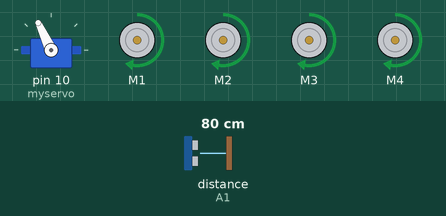
This sketch was run on a simulated Arduino Uno, built with avr-gcc and run on an emulated ATmega328P. Parts: servo, 4 × DC motor (green arrow = forward, orange = backward, longer = faster). Inputs (shaded band) come from the test bench; at power-on: distance to the obstacle (sensor on A1) 80 cm. The echo pulse lasts 58.3 µs per cm.

Above: at 4.0 s.
4.1 s: distance to the obstacle (sensor on A1) set to 29 cm
5.6 s: distance to the obstacle (sensor on A1) set to 22 cm
At 7.1 s:
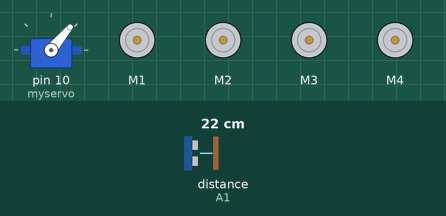
8.6 s: distance to the obstacle (sensor on A1) set to 35 cm
At 9.01 s:
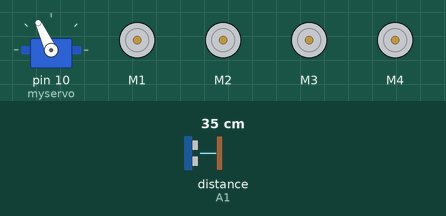
10.8 s: distance to the obstacle (sensor on A1) set to 2 cm
At 13.2 s:
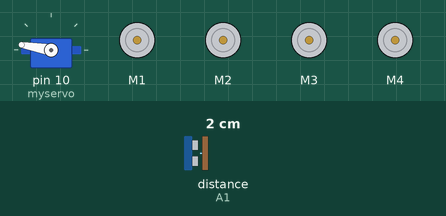
13.8 s: distance to the obstacle (sensor on A1) set to 28 cm
At 14.53 s:
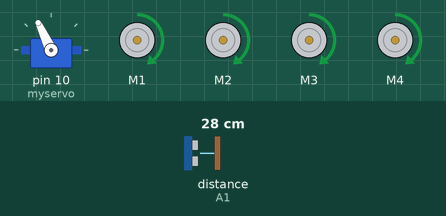
Timing chart, 0 to 16.8 s (numbered marks = the images above; inputs shaded):
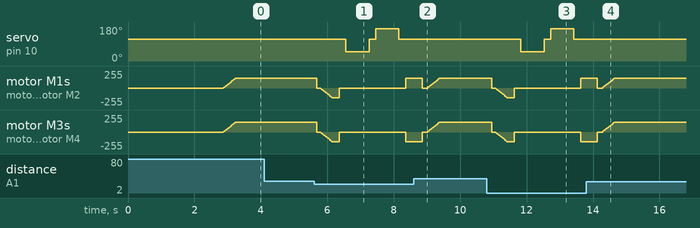

The sketch:

Arduino_Obstacle_Avoiding_Robot_Code.ino
```cpp
//ARDUINO OBSTACLE AVOIDING CAR Video - https://youtu.be/h-B42_HXL00//
// Before uploading the code you have to install the necessary library//
//AFMotor Library https://learn.adafruit.com/adafruit-motor-shield/library-install //
//NewPing Library https://github.com/eliteio/Arduino_New_Ping.git //
//Servo Library https://github.com/arduino-libraries/Servo.git //

#include <AFMotor.h>
#include <NewPing.h>
#include <Servo.h>

#define TRIG_PIN A0
#define ECHO_PIN A1
#define MAX_DISTANCE 100
#define MAX_SPEED 150 // sets speed of DC  motors
#define MAX_SPEED_OFFSET 20


NewPing sonar(TRIG_PIN, ECHO_PIN, MAX_DISTANCE);

AF_DCMotor motor1(1, MOTOR12_64KHZ);
AF_DCMotor motor2(2, MOTOR12_64KHZ);
AF_DCMotor motor3(3, MOTOR34_64KHZ);
AF_DCMotor motor4(4, MOTOR34_64KHZ);
Servo myservo;

boolean goesForward=false;
int distance = 100;
int speedSet = 0;

void setup() {

  myservo.attach(10);
  myservo.write(115);
  delay(2000);
  distance = readPing();
  delay(100);
  distance = readPing();
  delay(100);
  distance = readPing();
  delay(100);
  distance = readPing();
  delay(100);
}

void loop() {
 int distanceR = 0;
 int distanceL = 0;
 delay(40);

 if(distance<=25)
 {
  moveStop();
  delay(100);
  moveBackward();
  delay(200);
  moveStop();
  delay(200);
  distanceR = lookRight();
  delay(200);
  distanceL = lookLeft();
  delay(200);

  if(distanceR>=distanceL)
  {
    turnRight();
    moveStop();
  }

  else

  {
    turnLeft();
    moveStop();
  }
 }

 else
 {
  moveForward();
 }
 distance = readPing();
}

int lookRight()
{
    myservo.write(50);
    delay(500);
    int distance = readPing();
    delay(100);
    myservo.write(115);
    return distance;
}

int lookLeft()
{
    myservo.write(170);
    delay(500);
    int distance = readPing();
    delay(100);
    myservo.write(115);
    return distance;
    delay(100);
}

int readPing() {
  delay(100);
  int cm = sonar.ping_cm();
  if(cm==0)
  {
    cm = 250;
  }
  return cm;
}

void moveStop() {
  motor1.run(RELEASE);
  motor2.run(RELEASE);
  motor3.run(RELEASE);
  motor4.run(RELEASE);
  }

void moveForward() {

 if(!goesForward)
  {
    goesForward=true;
    motor1.run(FORWARD);
    motor2.run(FORWARD);
    motor3.run(FORWARD);
    motor4.run(FORWARD);
   for (speedSet = 0; speedSet < MAX_SPEED; speedSet +=2) // slowly bring the speed up to avoid loading down the batteries too quickly
   {
    motor1.setSpeed(speedSet);
    motor2.setSpeed(speedSet);
    motor3.setSpeed(speedSet);
    motor4.setSpeed(speedSet);
    delay(5);
   }
  }
}

void moveBackward() {
    goesForward=false;
    motor1.run(BACKWARD);
    motor2.run(BACKWARD);
    motor3.run(BACKWARD);
    motor4.run(BACKWARD);
  for (speedSet = 0; speedSet < MAX_SPEED; speedSet +=2) // slowly bring the speed up to avoid loading down the batteries too quickly
  {
    motor1.setSpeed(speedSet);
    motor2.setSpeed(speedSet);
    motor3.setSpeed(speedSet);
    motor4.setSpeed(speedSet);
    delay(5);
  }
}

void turnRight() {
  motor1.run(FORWARD);
  motor2.run(FORWARD);
  motor3.run(BACKWARD);
  motor4.run(BACKWARD);
  delay(500);
  motor1.run(FORWARD);
  motor2.run(FORWARD);
  motor3.run(FORWARD);
  motor4.run(FORWARD);
}

void turnLeft() {
  motor1.run(BACKWARD);
  motor2.run(BACKWARD);
  motor3.run(FORWARD);
  motor4.run(FORWARD);
  delay(500);
  motor1.run(FORWARD);
  motor2.run(FORWARD);
  motor3.run(FORWARD);
  motor4.run(FORWARD);
}
```

Measured:
- the behaviour switches between 26 and 25 cm on distance to the obstacle (sensor on A1) (found by bisection; images 0 and 1)
- after the input at 4.1 s, every drawn part: stays the same
- after the input at 5.6 s, servo on pin 10 (myservo): 115° → 50° after 0.95 s, → 115° 0.70 s later, → 170° 0.20 s later, → 115° 0.70 s later
- after the input at 8.6 s, servo on pin 10 (myservo): stays 115° (without the input it goes to 50° after 1.3 s)
- after the input at 10.8 s, servo on pin 10 (myservo): 115° → 50° after 1.0 s, → 115° 0.70 s later, → 170° 0.20 s later, → 115° 0.70 s later
- after the input at 13.8 s, servo on pin 10 (myservo): stays 115° (without the input it goes to 50° after 1.3 s)
